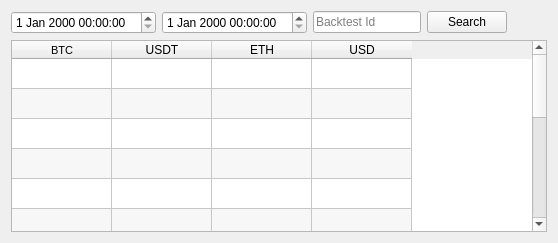
   <widget class="QWidget" name="tabStats">
    <property name="styleSheet">
     <string notr="true"/>
    </property>
    <attribute name="title">
     <string>Statistics</string>
    </attribute>
    <layout class="QGridLayout" name="gridLayout_19">
     <item row="0" column="0">
      <layout class="QVBoxLayout" name="verticalLayout_16">
       <item>
        <layout class="QHBoxLayout" name="horizontalLayout_7">
         <item>
          <widget class="QDateTimeEdit" name="dateFromStats">
           <property name="styleSheet">
            <string notr="true"/>
           </property>
          </widget>
         </item>
         <item>
          <widget class="QDateTimeEdit" name="dateToStats">
           <property name="styleSheet">
            <string notr="true"/>
           </property>
          </widget>
         </item>
         <item>
          <widget class="QLineEdit" name="txtBacktestIdStats">
           <property name="sizePolicy">
            <sizepolicy hsizetype="Fixed" vsizetype="Fixed">
             <horstretch>0</horstretch>
             <verstretch>0</verstretch>
            </sizepolicy>
           </property>
           <property name="styleSheet">
            <string notr="true"/>
           </property>
           <property name="placeholderText">
            <string>Backtest Id</string>
           </property>
          </widget>
         </item>
         <item>
          <widget class="QPushButton" name="btnSearchStats">
           <property name="styleSheet">
            <string notr="true"/>
           </property>
           <property name="text">
            <string>Search</string>
           </property>
          </widget>
         </item>
         <item>
          <spacer name="horizontalSpacer_5">
           <property name="orientation">
            <enum>Qt::Horizontal</enum>
           </property>
           <property name="sizeHint" stdset="0">
            <size>
             <width>40</width>
             <height>20</height>
            </size>
           </property>
          </spacer>
         </item>
        </layout>
       </item>
       <item>
        <widget class="QTableWidget" name="tblStats">
         <property name="enabled">
          <bool>true</bool>
         </property>
         <property name="styleSheet">
          <string notr="true"/>
         </property>
         <property name="alternatingRowColors">
          <bool>true</bool>
         </property>
         <property name="sortingEnabled">
          <bool>true</bool>
         </property>
         <attribute name="verticalHeaderVisible">
          <bool>false</bool>
         </attribute>
         <row>
          <property name="text">
           <string>New Row</string>
          </property>
         </row>
         <row>
          <property name="text">
           <string>New Row</string>
          </property>
         </row>
         <row>
          <property name="text">
           <string>New Row</string>
          </property>
         </row>
         <row>
          <property name="text">
           <string>New Row</string>
          </property>
         </row>
         <row>
          <property name="text">
           <string>New Row</string>
          </property>
         </row>
         <row>
          <property name="text">
           <string>New Row</string>
          </property>
         </row>
         <row>
          <property name="text">
           <string>New Row</string>
          </property>
         </row>
         <row>
          <property name="text">
           <string>New Row</string>
          </property>
         </row>
         <row>
          <property name="text">
           <string>New Row</string>
          </property>
         </row>
         <row>
          <property name="text">
           <string>New Row</string>
          </property>
         </row>
         <row>
          <property name="text">
           <string>New Row</string>
          </property>
         </row>
         <row>
          <property name="text">
           <string>New Row</string>
          </property>
         </row>
         <row>
          <property name="text">
           <string>New Row</string>
          </property>
         </row>
         <column>
          <property name="text">
           <string>BTC</string>
          </property>
          <property name="font">
           <font>
            <pointsize>8</pointsize>
           </font>
          </property>
         </column>
         <column>
          <property name="text">
           <string>USDT</string>
          </property>
         </column>
         <column>
          <property name="text">
           <string>ETH</string>
          </property>
         </column>
         <column>
          <property name="text">
           <string>USD</string>
          </property>
         </column>
         <item row="0" column="0">
          <property name="text">
           <string/>
          </property>
          <property name="font">
           <font>
            <pointsize>14</pointsize>
           </font>
          </property>
         </item>
        </widget>
       </item>
      </layout>
     </item>
    </layout>
   </widget>
